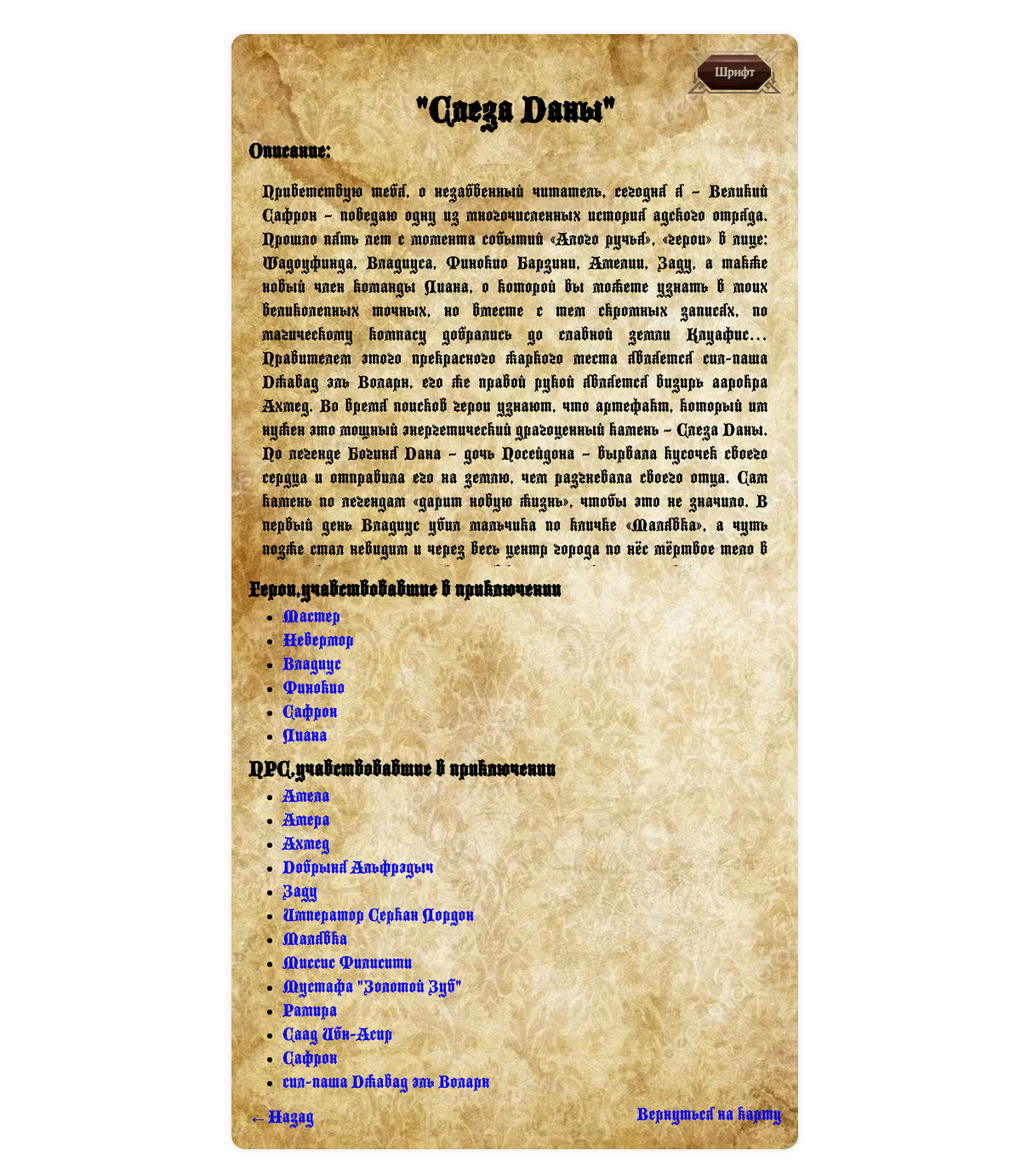
The page /adventure/slesa_dany on the database its author committed.
### map/models.py (models this page shows, shortened)
class Dnd_adventure(models.Model):
    name = models.CharField(max_length=100,verbose_name='Название приключения')
    number = models.DecimalField(verbose_name='Номер приключения',blank=True,null=True,max_digits=1000,decimal_places=1)
    slug = models.SlugField(null=True,blank=True)
    description = models.TextField(verbose_name='Описание приключения')
    heroes = models.ManyToManyField(to=Hero_m,blank=True,verbose_name='Учавствовашие герои')
    npcs = models.ManyToManyField(to=NPC,blank=True,verbose_name='Учавствовавшие NPCи')
    class Meta:
        ordering=['number']
        verbose_name = "Приключение"
        verbose_name_plural = "Приключения"

class Hero_m(AbstractUser):
    image = models.ImageField(upload_to='hero_picks/',blank=True)
    visited_cities = models.ManyToManyField(Location, through="Visit",blank=True)
    description = models.TextField(blank=True)
    slug = models.SlugField(max_length=60,unique=True)
    know_npc = models.ManyToManyField("map.NPC", verbose_name=("Каких нпс знает"))
    class Meta:
        db_table = "Heroes_table"
        verbose_name = "Герой"
        verbose_name_plural = "Герои"

class NPC(models.Model):
    image = models.ImageField(upload_to='npc_picks/',blank=True)
    name = models.CharField(max_length=50)
    description = models.TextField()
    slug = models.SlugField(blank=True)
    class Meta:
        ordering = ["name"]
        verbose_name = "НПС"
        verbose_name_plural = "НПСи"

### Hero/views.py (the view)
# urls.py: path('adventure/<slug:adventure_slug>', about_adventure_page,name='adventure_page'),
def about_adventure_page(request,adventure_slug):
    adventure = Dnd_adventure.objects.get(slug=adventure_slug)
    context ={'adventure':adventure}
    return render(request,'map/about_adventure.html',context=context)

### map/templates/map/about_adventure.html (shortened to what this page needs)
{% extends "map/base.html" %}
{% block mainsector %}
<h1>{{ adventure.name }}</h1>
<h3>Описание:</h3>
<div class="description">{{ adventure.description }}</div>
<div class="cities">
    <h3>Герои,учавствовавшие в приключении</h3>
    <ul>
        {% for hero in adventure.heroes.all %}
            <li><a href="{% url "hero_page" hero.slug %}">{{ hero.first_name }}</a></li>
        {% empty %}
            <li>Не один герой не учавствовал в приключении</li>
        {% endfor %}
    </ul>
</div>
<div class="cities">
    <h3>NPC,учавствовавшие в приключении</h3>
    <ul>
        {% for npc in adventure.npcs.all %}
            <li><a href="{% url "npc_page" npc.slug %}">{{ npc.name }}</a></li>
        {% empty %}
            <li>Не один герой не учавствовал в приключении</li>
        {% endfor %}
    </ul>
</div>
{% endblock mainsector %}

### rows shown on the page
Dnd_adventure: name "\"Cлеза Даны\"", description "Приветствую тебя, о незабвенный читатель, сегодня я – Великий Сафрон – поведаю одну из многочисленных история адского отряда. Прошло пять лет с момента событий «Алого ручья», «герои» в лице: Шадоуфинда, Владиуса, Финокио Барзини, Амелии, Заду, а также новый член команды Лиана, о которой вы можете узнать в моих великолепных точных, но вместе с тем скромных записях, по магическому компасу добрались до славной земли Клуафис… Правителем этого прекрасного жаркого места является сил-паша Джавад эль Воларн, его же правой рукой является визирь аарокра Ахмед. Во время поисков герои узнают, что артефакт, который им нужен это мощный энергетический драгоценный камень – Слеза Даны. По легенде Богиня…"
Hero_m: first_name "Мастер"
Hero_m: first_name "Невермор"
Hero_m: first_name "Владиус"
Hero_m: first_name "Финокио"
Hero_m: first_name "Сафрон"
Hero_m: first_name "Лиана"
NPC: name "Амела"
NPC: name "Амера"
NPC: name "Ахмед"
NPC: name "Добрыня Альфрэдыч"
NPC: name "Заду"
NPC: name "Император Серкан Лордон"
NPC: name "Малявка"
NPC: name "Миссис Филисити"
NPC: name "Мустафа \"Золотой Зуб\""
NPC: name "Рамира"
NPC: name "Саад Ибн-Асир"
NPC: name "Сафрон"
NPC: name "сил-паша Джавад эль Воларн"
